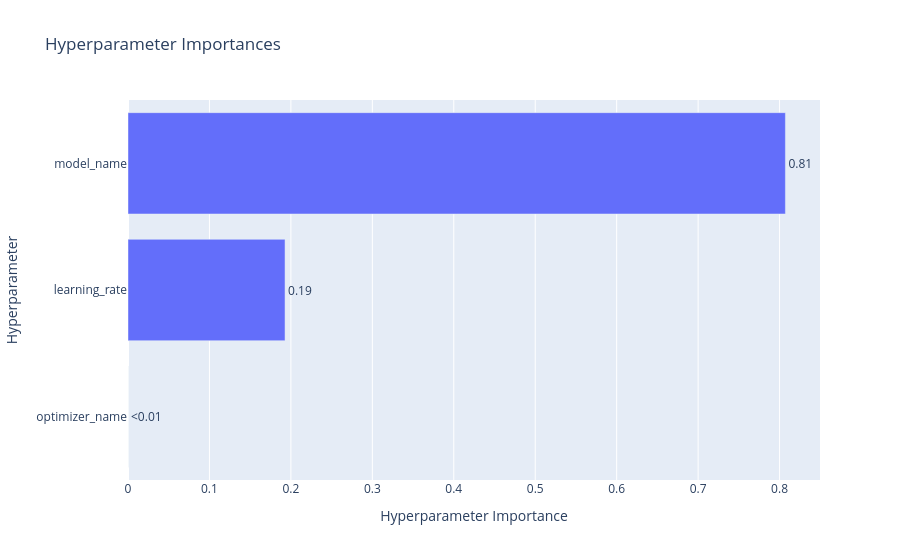

Notebook source saved alongside this figure:
### Markdown cell above
#### Визуализация важности гиперпараметров

### Code cell
plot_param_importances(study)

### Figure 1 — Plotly figure (JSON) as saved in the notebook; plotly's stock layout.template omitted (floating-point values rounded to 4 significant figures)
{"data": [{"cliponaxis": false, "hovertemplate": ["optimizer_name (CategoricalDistribution): 0.0<extra></extra>", "learning_rate (FloatDistribution): 0.19281707769390669<extra></extra>", "model_name (CategoricalDistribution): 0.8071829223060933<extra></extra>"], "name": "Objective Value", "orientation": "h", "text": ["<0.01", "0.19", "0.81"], "textposition": "outside", "type": "bar", "x": [0, 0.1928, 0.8072], "y": ["optimizer_name", "learning_rate", "model_name"]}], "layout": {"autosize": true, "title": {"text": "Hyperparameter Importances"}, "xaxis": {"autorange": true, "range": [0, 0.8497], "title": {"text": "Hyperparameter Importance"}, "type": "linear"}, "yaxis": {"autorange": true, "range": [-0.5, 2.5], "title": {"text": "Hyperparameter"}, "type": "category"}}}
